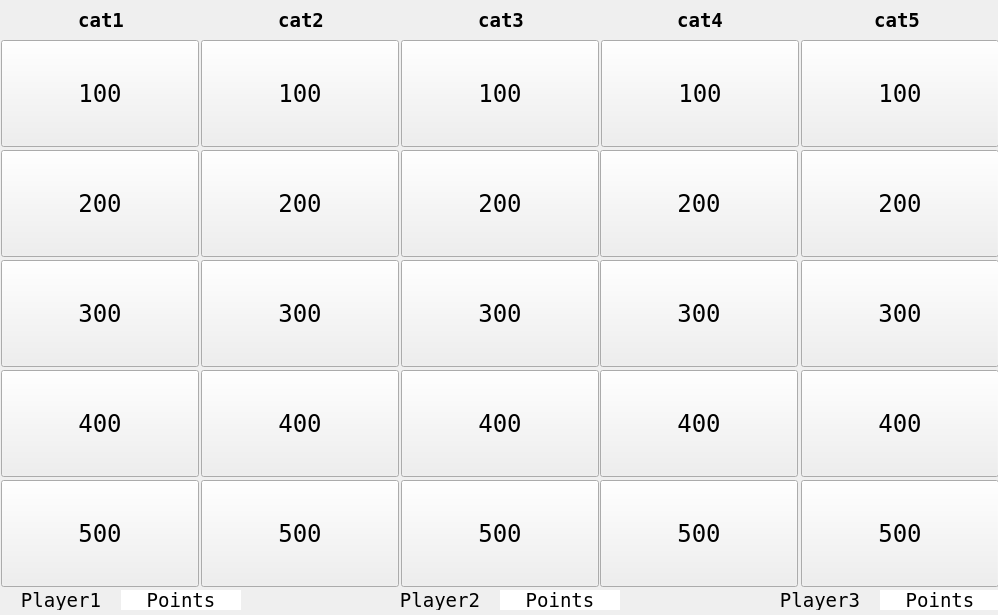
<?xml version="1.0" encoding="UTF-8"?>
<ui version="4.0">
 <class>gameField</class>
 <widget class="QWidget" name="gameField">
  <property name="geometry">
   <rect>
    <x>0</x>
    <y>0</y>
    <width>998</width>
    <height>615</height>
   </rect>
  </property>
  <property name="minimumSize">
   <size>
    <width>998</width>
    <height>615</height>
   </size>
  </property>
  <property name="mouseTracking">
   <bool>false</bool>
  </property>
  <property name="contextMenuPolicy">
   <enum>Qt::CustomContextMenu</enum>
  </property>
  <property name="windowTitle">
   <string>Jeopardy</string>
  </property>
  <property name="windowIcon">
   <iconset>
    <normaloff>Initialize</normaloff>Initialize</iconset>
  </property>
  <widget class="QPushButton" name="button_4_500">
   <property name="geometry">
    <rect>
     <x>600</x>
     <y>480</y>
     <width>198</width>
     <height>107</height>
    </rect>
   </property>
   <property name="font">
    <font>
     <family>Andale Mono</family>
     <pointsize>18</pointsize>
    </font>
   </property>
   <property name="text">
    <string>500</string>
   </property>
  </widget>
  <widget class="QPushButton" name="button_5_300">
   <property name="geometry">
    <rect>
     <x>801</x>
     <y>260</y>
     <width>198</width>
     <height>107</height>
    </rect>
   </property>
   <property name="font">
    <font>
     <family>Andale Mono</family>
     <pointsize>18</pointsize>
    </font>
   </property>
   <property name="text">
    <string>300</string>
   </property>
  </widget>
  <widget class="QPushButton" name="button_1_400">
   <property name="geometry">
    <rect>
     <x>1</x>
     <y>370</y>
     <width>198</width>
     <height>107</height>
    </rect>
   </property>
   <property name="font">
    <font>
     <family>Andale Mono</family>
     <pointsize>18</pointsize>
    </font>
   </property>
   <property name="text">
    <string>400</string>
   </property>
  </widget>
  <widget class="QLabel" name="category4">
   <property name="geometry">
    <rect>
     <x>600</x>
     <y>0</y>
     <width>200</width>
     <height>40</height>
    </rect>
   </property>
   <property name="font">
    <font>
     <family>Andale Mono</family>
     <pointsize>14</pointsize>
     <weight>75</weight>
     <bold>true</bold>
    </font>
   </property>
   <property name="text">
    <string>cat4</string>
   </property>
   <property name="alignment">
    <set>Qt::AlignCenter</set>
   </property>
  </widget>
  <widget class="QPushButton" name="button_3_300">
   <property name="geometry">
    <rect>
     <x>401</x>
     <y>260</y>
     <width>198</width>
     <height>107</height>
    </rect>
   </property>
   <property name="font">
    <font>
     <family>Andale Mono</family>
     <pointsize>18</pointsize>
    </font>
   </property>
   <property name="text">
    <string>300</string>
   </property>
  </widget>
  <widget class="QPushButton" name="button_4_400">
   <property name="geometry">
    <rect>
     <x>600</x>
     <y>370</y>
     <width>198</width>
     <height>107</height>
    </rect>
   </property>
   <property name="font">
    <font>
     <family>Andale Mono</family>
     <pointsize>18</pointsize>
    </font>
   </property>
   <property name="text">
    <string>400</string>
   </property>
  </widget>
  <widget class="QPushButton" name="button_1_300">
   <property name="geometry">
    <rect>
     <x>1</x>
     <y>260</y>
     <width>198</width>
     <height>107</height>
    </rect>
   </property>
   <property name="font">
    <font>
     <family>Andale Mono</family>
     <pointsize>18</pointsize>
    </font>
   </property>
   <property name="text">
    <string>300</string>
   </property>
  </widget>
  <widget class="QPushButton" name="button_5_500">
   <property name="geometry">
    <rect>
     <x>801</x>
     <y>480</y>
     <width>198</width>
     <height>107</height>
    </rect>
   </property>
   <property name="font">
    <font>
     <family>Andale Mono</family>
     <pointsize>18</pointsize>
    </font>
   </property>
   <property name="text">
    <string>500</string>
   </property>
  </widget>
  <widget class="QPushButton" name="button_4_200">
   <property name="geometry">
    <rect>
     <x>600</x>
     <y>150</y>
     <width>198</width>
     <height>107</height>
    </rect>
   </property>
   <property name="font">
    <font>
     <family>Andale Mono</family>
     <pointsize>18</pointsize>
    </font>
   </property>
   <property name="text">
    <string>200</string>
   </property>
  </widget>
  <widget class="QPushButton" name="button_4_300">
   <property name="geometry">
    <rect>
     <x>600</x>
     <y>260</y>
     <width>198</width>
     <height>107</height>
    </rect>
   </property>
   <property name="font">
    <font>
     <family>Andale Mono</family>
     <pointsize>18</pointsize>
    </font>
   </property>
   <property name="text">
    <string>300</string>
   </property>
  </widget>
  <widget class="QLabel" name="category3">
   <property name="geometry">
    <rect>
     <x>401</x>
     <y>0</y>
     <width>200</width>
     <height>40</height>
    </rect>
   </property>
   <property name="font">
    <font>
     <family>Andale Mono</family>
     <pointsize>14</pointsize>
     <weight>75</weight>
     <bold>true</bold>
    </font>
   </property>
   <property name="text">
    <string>cat3</string>
   </property>
   <property name="alignment">
    <set>Qt::AlignCenter</set>
   </property>
  </widget>
  <widget class="QPushButton" name="button_1_500">
   <property name="geometry">
    <rect>
     <x>1</x>
     <y>480</y>
     <width>198</width>
     <height>107</height>
    </rect>
   </property>
   <property name="font">
    <font>
     <family>Andale Mono</family>
     <pointsize>18</pointsize>
    </font>
   </property>
   <property name="text">
    <string>500</string>
   </property>
  </widget>
  <widget class="QPushButton" name="button_1_100">
   <property name="geometry">
    <rect>
     <x>1</x>
     <y>40</y>
     <width>198</width>
     <height>107</height>
    </rect>
   </property>
   <property name="font">
    <font>
     <family>Andale Mono</family>
     <pointsize>18</pointsize>
    </font>
   </property>
   <property name="text">
    <string>100</string>
   </property>
   <property name="flat">
    <bool>false</bool>
   </property>
  </widget>
  <widget class="QLabel" name="category2">
   <property name="geometry">
    <rect>
     <x>201</x>
     <y>0</y>
     <width>200</width>
     <height>40</height>
    </rect>
   </property>
   <property name="font">
    <font>
     <family>Andale Mono</family>
     <pointsize>14</pointsize>
     <weight>75</weight>
     <bold>true</bold>
    </font>
   </property>
   <property name="text">
    <string>cat2</string>
   </property>
   <property name="alignment">
    <set>Qt::AlignCenter</set>
   </property>
  </widget>
  <widget class="QPushButton" name="button_3_400">
   <property name="geometry">
    <rect>
     <x>401</x>
     <y>370</y>
     <width>198</width>
     <height>107</height>
    </rect>
   </property>
   <property name="font">
    <font>
     <family>Andale Mono</family>
     <pointsize>18</pointsize>
    </font>
   </property>
   <property name="text">
    <string>400</string>
   </property>
  </widget>
  <widget class="QPushButton" name="button_3_500">
   <property name="geometry">
    <rect>
     <x>401</x>
     <y>480</y>
     <width>198</width>
     <height>107</height>
    </rect>
   </property>
   <property name="font">
    <font>
     <family>Andale Mono</family>
     <pointsize>18</pointsize>
    </font>
   </property>
   <property name="text">
    <string>500</string>
   </property>
  </widget>
  <widget class="QPushButton" name="button_2_500">
   <property name="geometry">
    <rect>
     <x>201</x>
     <y>480</y>
     <width>198</width>
     <height>107</height>
    </rect>
   </property>
   <property name="font">
    <font>
     <family>Andale Mono</family>
     <pointsize>18</pointsize>
    </font>
   </property>
   <property name="text">
    <string>500</string>
   </property>
  </widget>
  <widget class="QLabel" name="category1">
   <property name="geometry">
    <rect>
     <x>1</x>
     <y>0</y>
     <width>200</width>
     <height>40</height>
    </rect>
   </property>
   <property name="font">
    <font>
     <family>Andale Mono</family>
     <pointsize>14</pointsize>
     <weight>75</weight>
     <bold>true</bold>
    </font>
   </property>
   <property name="text">
    <string>cat1</string>
   </property>
   <property name="alignment">
    <set>Qt::AlignCenter</set>
   </property>
  </widget>
  <widget class="QLabel" name="player2Name">
   <property name="geometry">
    <rect>
     <x>380</x>
     <y>590</y>
     <width>120</width>
     <height>20</height>
    </rect>
   </property>
   <property name="font">
    <font>
     <family>Andale Mono</family>
     <pointsize>14</pointsize>
     <weight>50</weight>
     <bold>false</bold>
    </font>
   </property>
   <property name="text">
    <string>Player2</string>
   </property>
   <property name="alignment">
    <set>Qt::AlignCenter</set>
   </property>
  </widget>
  <widget class="QPushButton" name="button_1_200">
   <property name="geometry">
    <rect>
     <x>1</x>
     <y>150</y>
     <width>198</width>
     <height>107</height>
    </rect>
   </property>
   <property name="font">
    <font>
     <family>Andale Mono</family>
     <pointsize>18</pointsize>
    </font>
   </property>
   <property name="cursor">
    <cursorShape>ArrowCursor</cursorShape>
   </property>
   <property name="text">
    <string>200</string>
   </property>
  </widget>
  <widget class="QLabel" name="player2Points">
   <property name="geometry">
    <rect>
     <x>500</x>
     <y>590</y>
     <width>120</width>
     <height>20</height>
    </rect>
   </property>
   <property name="palette">
    <palette>
     <active>
      <colorrole role="WindowText">
       <brush brushstyle="SolidPattern">
        <color alpha="255">
         <red>0</red>
         <green>0</green>
         <blue>0</blue>
        </color>
       </brush>
      </colorrole>
      <colorrole role="Button">
       <brush brushstyle="SolidPattern">
        <color alpha="255">
         <red>255</red>
         <green>255</green>
         <blue>255</blue>
        </color>
       </brush>
      </colorrole>
      <colorrole role="Light">
       <brush brushstyle="SolidPattern">
        <color alpha="255">
         <red>255</red>
         <green>255</green>
         <blue>255</blue>
        </color>
       </brush>
      </colorrole>
      <colorrole role="Midlight">
       <brush brushstyle="SolidPattern">
        <color alpha="255">
         <red>255</red>
         <green>255</green>
         <blue>255</blue>
        </color>
       </brush>
      </colorrole>
      <colorrole role="Dark">
       <brush brushstyle="SolidPattern">
        <color alpha="255">
         <red>127</red>
         <green>127</green>
         <blue>127</blue>
        </color>
       </brush>
      </colorrole>
      <colorrole role="Mid">
       <brush brushstyle="SolidPattern">
        <color alpha="255">
         <red>170</red>
         <green>170</green>
         <blue>170</blue>
        </color>
       </brush>
      </colorrole>
      <colorrole role="Text">
       <brush brushstyle="SolidPattern">
        <color alpha="255">
         <red>0</red>
         <green>0</green>
         <blue>0</blue>
        </color>
       </brush>
      </colorrole>
      <colorrole role="BrightText">
       <brush brushstyle="SolidPattern">
        <color alpha="255">
         <red>255</red>
         <green>255</green>
         <blue>255</blue>
        </color>
       </brush>
      </colorrole>
      <colorrole role="ButtonText">
       <brush brushstyle="SolidPattern">
        <color alpha="255">
         <red>0</red>
         <green>0</green>
         <blue>0</blue>
        </color>
       </brush>
      </colorrole>
      <colorrole role="Base">
       <brush brushstyle="SolidPattern">
        <color alpha="255">
         <red>255</red>
         <green>255</green>
         <blue>255</blue>
        </color>
       </brush>
      </colorrole>
      <colorrole role="Window">
       <brush brushstyle="SolidPattern">
        <color alpha="255">
         <red>255</red>
         <green>255</green>
         <blue>255</blue>
        </color>
       </brush>
      </colorrole>
      <colorrole role="Shadow">
       <brush brushstyle="SolidPattern">
        <color alpha="255">
         <red>0</red>
         <green>0</green>
         <blue>0</blue>
        </color>
       </brush>
      </colorrole>
      <colorrole role="AlternateBase">
       <brush brushstyle="SolidPattern">
        <color alpha="255">
         <red>255</red>
         <green>255</green>
         <blue>255</blue>
        </color>
       </brush>
      </colorrole>
      <colorrole role="ToolTipBase">
       <brush brushstyle="SolidPattern">
        <color alpha="255">
         <red>255</red>
         <green>255</green>
         <blue>220</blue>
        </color>
       </brush>
      </colorrole>
      <colorrole role="ToolTipText">
       <brush brushstyle="SolidPattern">
        <color alpha="255">
         <red>0</red>
         <green>0</green>
         <blue>0</blue>
        </color>
       </brush>
      </colorrole>
     </active>
     <inactive>
      <colorrole role="WindowText">
       <brush brushstyle="SolidPattern">
        <color alpha="255">
         <red>0</red>
         <green>0</green>
         <blue>0</blue>
        </color>
       </brush>
      </colorrole>
      <colorrole role="Button">
       <brush brushstyle="SolidPattern">
        <color alpha="255">
         <red>255</red>
         <green>255</green>
         <blue>255</blue>
        </color>
       </brush>
      </colorrole>
      <colorrole role="Light">
       <brush brushstyle="SolidPattern">
        <color alpha="255">
         <red>255</red>
         <green>255</green>
         <blue>255</blue>
        </color>
       </brush>
      </colorrole>
      <colorrole role="Midlight">
       <brush brushstyle="SolidPattern">
        <color alpha="255">
         <red>255</red>
         <green>255</green>
         <blue>255</blue>
        </color>
       </brush>
      </colorrole>
      <colorrole role="Dark">
       <brush brushstyle="SolidPattern">
        <color alpha="255">
         <red>127</red>
         <green>127</green>
         <blue>127</blue>
        </color>
       </brush>
      </colorrole>
      <colorrole role="Mid">
       <brush brushstyle="SolidPattern">
        <color alpha="255">
         <red>170</red>
         <green>170</green>
         <blue>170</blue>
        </color>
       </brush>
      </colorrole>
      <colorrole role="Text">
       <brush brushstyle="SolidPattern">
        <color alpha="255">
         <red>0</red>
         <green>0</green>
         <blue>0</blue>
        </color>
       </brush>
      </colorrole>
      <colorrole role="BrightText">
       <brush brushstyle="SolidPattern">
        <color alpha="255">
         <red>255</red>
         <green>255</green>
         <blue>255</blue>
        </color>
       </brush>
      </colorrole>
      <colorrole role="ButtonText">
       <brush brushstyle="SolidPattern">
        <color alpha="255">
         <red>0</red>
         <green>0</green>
         <blue>0</blue>
        </color>
       </brush>
      </colorrole>
      <colorrole role="Base">
       <brush brushstyle="SolidPattern">
        <color alpha="255">
         <red>255</red>
         <green>255</green>
         <blue>255</blue>
        </color>
       </brush>
      </colorrole>
      <colorrole role="Window">
       <brush brushstyle="SolidPattern">
        <color alpha="255">
         <red>255</red>
         <green>255</green>
         <blue>255</blue>
        </color>
       </brush>
      </colorrole>
      <colorrole role="Shadow">
       <brush brushstyle="SolidPattern">
        <color alpha="255">
         <red>0</red>
         <green>0</green>
         <blue>0</blue>
        </color>
       </brush>
      </colorrole>
      <colorrole role="AlternateBase">
       <brush brushstyle="SolidPattern">
        <color alpha="255">
         <red>255</red>
         <green>255</green>
         <blue>255</blue>
        </color>
       </brush>
      </colorrole>
      <colorrole role="ToolTipBase">
       <brush brushstyle="SolidPattern">
        <color alpha="255">
         <red>255</red>
         <green>255</green>
         <blue>220</blue>
        </color>
       </brush>
      </colorrole>
      <colorrole role="ToolTipText">
       <brush brushstyle="SolidPattern">
        <color alpha="255">
         <red>0</red>
         <green>0</green>
         <blue>0</blue>
        </color>
       </brush>
      </colorrole>
     </inactive>
     <disabled>
      <colorrole role="WindowText">
       <brush brushstyle="SolidPattern">
        <color alpha="255">
         <red>127</red>
         <green>127</green>
         <blue>127</blue>
        </color>
       </brush>
      </colorrole>
      <colorrole role="Button">
       <brush brushstyle="SolidPattern">
        <color alpha="255">
         <red>255</red>
         <green>255</green>
         <blue>255</blue>
        </color>
       </brush>
      </colorrole>
      <colorrole role="Light">
       <brush brushstyle="SolidPattern">
        <color alpha="255">
         <red>255</red>
         <green>255</green>
         <blue>255</blue>
        </color>
       </brush>
      </colorrole>
      <colorrole role="Midlight">
       <brush brushstyle="SolidPattern">
        <color alpha="255">
         <red>255</red>
         <green>255</green>
         <blue>255</blue>
        </color>
       </brush>
      </colorrole>
      <colorrole role="Dark">
       <brush brushstyle="SolidPattern">
        <color alpha="255">
         <red>127</red>
         <green>127</green>
         <blue>127</blue>
        </color>
       </brush>
      </colorrole>
      <colorrole role="Mid">
       <brush brushstyle="SolidPattern">
        <color alpha="255">
         <red>170</red>
         <green>170</green>
         <blue>170</blue>
        </color>
       </brush>
      </colorrole>
      <colorrole role="Text">
       <brush brushstyle="SolidPattern">
        <color alpha="255">
         <red>127</red>
         <green>127</green>
         <blue>127</blue>
        </color>
       </brush>
      </colorrole>
      <colorrole role="BrightText">
       <brush brushstyle="SolidPattern">
        <color alpha="255">
         <red>255</red>
         <green>255</green>
         <blue>255</blue>
        </color>
       </brush>
      </colorrole>
      <colorrole role="ButtonText">
       <brush brushstyle="SolidPattern">
        <color alpha="255">
         <red>127</red>
         <green>127</green>
         <blue>127</blue>
        </color>
       </brush>
      </colorrole>
      <colorrole role="Base">
       <brush brushstyle="SolidPattern">
        <color alpha="255">
         <red>255</red>
         <green>255</green>
         <blue>255</blue>
        </color>
       </brush>
      </colorrole>
      <colorrole role="Window">
       <brush brushstyle="SolidPattern">
        <color alpha="255">
         <red>255</red>
         <green>255</green>
         <blue>255</blue>
        </color>
       </brush>
      </colorrole>
      <colorrole role="Shadow">
       <brush brushstyle="SolidPattern">
        <color alpha="255">
         <red>0</red>
         <green>0</green>
         <blue>0</blue>
        </color>
       </brush>
      </colorrole>
      <colorrole role="AlternateBase">
       <brush brushstyle="SolidPattern">
        <color alpha="255">
         <red>255</red>
         <green>255</green>
         <blue>255</blue>
        </color>
       </brush>
      </colorrole>
      <colorrole role="ToolTipBase">
       <brush brushstyle="SolidPattern">
        <color alpha="255">
         <red>255</red>
         <green>255</green>
         <blue>220</blue>
        </color>
       </brush>
      </colorrole>
      <colorrole role="ToolTipText">
       <brush brushstyle="SolidPattern">
        <color alpha="255">
         <red>0</red>
         <green>0</green>
         <blue>0</blue>
        </color>
       </brush>
      </colorrole>
     </disabled>
    </palette>
   </property>
   <property name="font">
    <font>
     <family>Andale Mono</family>
     <pointsize>14</pointsize>
     <weight>50</weight>
     <bold>false</bold>
    </font>
   </property>
   <property name="styleSheet">
    <string notr="true">background-color: rgb(255, 255, 255);</string>
   </property>
   <property name="text">
    <string>Points</string>
   </property>
   <property name="alignment">
    <set>Qt::AlignCenter</set>
   </property>
  </widget>
  <widget class="QLabel" name="player3Points">
   <property name="geometry">
    <rect>
     <x>880</x>
     <y>590</y>
     <width>120</width>
     <height>20</height>
    </rect>
   </property>
   <property name="palette">
    <palette>
     <active>
      <colorrole role="WindowText">
       <brush brushstyle="SolidPattern">
        <color alpha="255">
         <red>0</red>
         <green>0</green>
         <blue>0</blue>
        </color>
       </brush>
      </colorrole>
      <colorrole role="Button">
       <brush brushstyle="SolidPattern">
        <color alpha="255">
         <red>255</red>
         <green>255</green>
         <blue>255</blue>
        </color>
       </brush>
      </colorrole>
      <colorrole role="Light">
       <brush brushstyle="SolidPattern">
        <color alpha="255">
         <red>255</red>
         <green>255</green>
         <blue>255</blue>
        </color>
       </brush>
      </colorrole>
      <colorrole role="Midlight">
       <brush brushstyle="SolidPattern">
        <color alpha="255">
         <red>255</red>
         <green>255</green>
         <blue>255</blue>
        </color>
       </brush>
      </colorrole>
      <colorrole role="Dark">
       <brush brushstyle="SolidPattern">
        <color alpha="255">
         <red>127</red>
         <green>127</green>
         <blue>127</blue>
        </color>
       </brush>
      </colorrole>
      <colorrole role="Mid">
       <brush brushstyle="SolidPattern">
        <color alpha="255">
         <red>170</red>
         <green>170</green>
         <blue>170</blue>
        </color>
       </brush>
      </colorrole>
      <colorrole role="Text">
       <brush brushstyle="SolidPattern">
        <color alpha="255">
         <red>0</red>
         <green>0</green>
         <blue>0</blue>
        </color>
       </brush>
      </colorrole>
      <colorrole role="BrightText">
       <brush brushstyle="SolidPattern">
        <color alpha="255">
         <red>255</red>
         <green>255</green>
         <blue>255</blue>
        </color>
       </brush>
      </colorrole>
      <colorrole role="ButtonText">
       <brush brushstyle="SolidPattern">
        <color alpha="255">
         <red>0</red>
         <green>0</green>
         <blue>0</blue>
        </color>
       </brush>
      </colorrole>
      <colorrole role="Base">
       <brush brushstyle="SolidPattern">
        <color alpha="255">
         <red>255</red>
         <green>255</green>
         <blue>255</blue>
        </color>
       </brush>
      </colorrole>
      <colorrole role="Window">
       <brush brushstyle="SolidPattern">
        <color alpha="255">
         <red>255</red>
         <green>255</green>
         <blue>255</blue>
        </color>
       </brush>
      </colorrole>
      <colorrole role="Shadow">
       <brush brushstyle="SolidPattern">
        <color alpha="255">
         <red>0</red>
         <green>0</green>
         <blue>0</blue>
        </color>
       </brush>
      </colorrole>
      <colorrole role="AlternateBase">
       <brush brushstyle="SolidPattern">
        <color alpha="255">
         <red>255</red>
         <green>255</green>
         <blue>255</blue>
        </color>
       </brush>
      </colorrole>
      <colorrole role="ToolTipBase">
       <brush brushstyle="SolidPattern">
        <color alpha="255">
         <red>255</red>
         <green>255</green>
         <blue>220</blue>
        </color>
       </brush>
      </colorrole>
      <colorrole role="ToolTipText">
       <brush brushstyle="SolidPattern">
        <color alpha="255">
         <red>0</red>
         <green>0</green>
         <blue>0</blue>
        </color>
       </brush>
      </colorrole>
     </active>
     <inactive>
      <colorrole role="WindowText">
       <brush brushstyle="SolidPattern">
        <color alpha="255">
         <red>0</red>
         <green>0</green>
         <blue>0</blue>
        </color>
       </brush>
      </colorrole>
      <colorrole role="Button">
       <brush brushstyle="SolidPattern">
        <color alpha="255">
         <red>255</red>
         <green>255</green>
         <blue>255</blue>
        </color>
       </brush>
      </colorrole>
      <colorrole role="Light">
       <brush brushstyle="SolidPattern">
        <color alpha="255">
         <red>255</red>
         <green>255</green>
         <blue>255</blue>
        </color>
       </brush>
      </colorrole>
      <colorrole role="Midlight">
       <brush brushstyle="SolidPattern">
        <color alpha="255">
         <red>255</red>
         <green>255</green>
         <blue>255</blue>
        </color>
       </brush>
      </colorrole>
      <colorrole role="Dark">
       <brush brushstyle="SolidPattern">
        <color alpha="255">
         <red>127</red>
         <green>127</green>
         <blue>127</blue>
        </color>
       </brush>
      </colorrole>
      <colorrole role="Mid">
       <brush brushstyle="SolidPattern">
        <color alpha="255">
         <red>170</red>
         <green>170</green>
         <blue>170</blue>
        </color>
       </brush>
      </colorrole>
      <colorrole role="Text">
       <brush brushstyle="SolidPattern">
        <color alpha="255">
         <red>0</red>
         <green>0</green>
         <blue>0</blue>
        </color>
       </brush>
      </colorrole>
      <colorrole role="BrightText">
       <brush brushstyle="SolidPattern">
        <color alpha="255">
         <red>255</red>
         <green>255</green>
         <blue>255</blue>
        </color>
       </brush>
      </colorrole>
      <colorrole role="ButtonText">
       <brush brushstyle="SolidPattern">
        <color alpha="255">
         <red>0</red>
         <green>0</green>
         <blue>0</blue>
        </color>
       </brush>
      </colorrole>
      <colorrole role="Base">
       <brush brushstyle="SolidPattern">
        <color alpha="255">
         <red>255</red>
         <green>255</green>
         <blue>255</blue>
        </color>
       </brush>
      </colorrole>
      <colorrole role="Window">
       <brush brushstyle="SolidPattern">
        <color alpha="255">
         <red>255</red>
         <green>255</green>
         <blue>255</blue>
        </color>
       </brush>
      </colorrole>
      <colorrole role="Shadow">
       <brush brushstyle="SolidPattern">
        <color alpha="255">
         <red>0</red>
         <green>0</green>
         <blue>0</blue>
        </color>
       </brush>
      </colorrole>
      <colorrole role="AlternateBase">
       <brush brushstyle="SolidPattern">
        <color alpha="255">
         <red>255</red>
         <green>255</green>
         <blue>255</blue>
        </color>
       </brush>
      </colorrole>
      <colorrole role="ToolTipBase">
       <brush brushstyle="SolidPattern">
        <color alpha="255">
         <red>255</red>
         <green>255</green>
         <blue>220</blue>
        </color>
       </brush>
      </colorrole>
      <colorrole role="ToolTipText">
       <brush brushstyle="SolidPattern">
        <color alpha="255">
         <red>0</red>
         <green>0</green>
         <blue>0</blue>
        </color>
       </brush>
      </colorrole>
     </inactive>
     <disabled>
      <colorrole role="WindowText">
       <brush brushstyle="SolidPattern">
        <color alpha="255">
         <red>127</red>
         <green>127</green>
         <blue>127</blue>
        </color>
       </brush>
      </colorrole>
      <colorrole role="Button">
       <brush brushstyle="SolidPattern">
        <color alpha="255">
         <red>255</red>
         <green>255</green>
         <blue>255</blue>
        </color>
       </brush>
      </colorrole>
      <colorrole role="Light">
       <brush brushstyle="SolidPattern">
        <color alpha="255">
         <red>255</red>
         <green>255</green>
         <blue>255</blue>
        </color>
       </brush>
      </colorrole>
      <colorrole role="Midlight">
       <brush brushstyle="SolidPattern">
        <color alpha="255">
         <red>255</red>
         <green>255</green>
         <blue>255</blue>
        </color>
       </brush>
      </colorrole>
      <colorrole role="Dark">
       <brush brushstyle="SolidPattern">
        <color alpha="255">
         <red>127</red>
         <green>127</green>
         <blue>127</blue>
        </color>
       </brush>
      </colorrole>
      <colorrole role="Mid">
       <brush brushstyle="SolidPattern">
        <color alpha="255">
         <red>170</red>
         <green>170</green>
         <blue>170</blue>
        </color>
       </brush>
      </colorrole>
      <colorrole role="Text">
       <brush brushstyle="SolidPattern">
        <color alpha="255">
         <red>127</red>
         <green>127</green>
         <blue>127</blue>
        </color>
       </brush>
      </colorrole>
      <colorrole role="BrightText">
       <brush brushstyle="SolidPattern">
        <color alpha="255">
         <red>255</red>
         <green>255</green>
         <blue>255</blue>
        </color>
       </brush>
      </colorrole>
      <colorrole role="ButtonText">
       <brush brushstyle="SolidPattern">
        <color alpha="255">
         <red>127</red>
         <green>127</green>
         <blue>127</blue>
        </color>
       </brush>
      </colorrole>
      <colorrole role="Base">
       <brush brushstyle="SolidPattern">
        <color alpha="255">
         <red>255</red>
         <green>255</green>
         <blue>255</blue>
        </color>
       </brush>
      </colorrole>
      <colorrole role="Window">
       <brush brushstyle="SolidPattern">
        <color alpha="255">
         <red>255</red>
         <green>255</green>
         <blue>255</blue>
        </color>
       </brush>
      </colorrole>
      <colorrole role="Shadow">
       <brush brushstyle="SolidPattern">
        <color alpha="255">
         <red>0</red>
         <green>0</green>
         <blue>0</blue>
        </color>
       </brush>
      </colorrole>
      <colorrole role="AlternateBase">
       <brush brushstyle="SolidPattern">
        <color alpha="255">
         <red>255</red>
         <green>255</green>
         <blue>255</blue>
        </color>
       </brush>
      </colorrole>
      <colorrole role="ToolTipBase">
       <brush brushstyle="SolidPattern">
        <color alpha="255">
         <red>255</red>
         <green>255</green>
         <blue>220</blue>
        </color>
       </brush>
      </colorrole>
      <colorrole role="ToolTipText">
       <brush brushstyle="SolidPattern">
        <color alpha="255">
         <red>0</red>
         <green>0</green>
         <blue>0</blue>
        </color>
       </brush>
      </colorrole>
     </disabled>
    </palette>
   </property>
   <property name="font">
    <font>
     <family>Andale Mono</family>
     <pointsize>14</pointsize>
     <weight>50</weight>
     <bold>false</bold>
    </font>
   </property>
   <property name="styleSheet">
    <string notr="true">background-color: rgb(255, 255, 255);</string>
   </property>
   <property name="text">
    <string>Points</string>
   </property>
   <property name="alignment">
    <set>Qt::AlignCenter</set>
   </property>
  </widget>
  <widget class="QLabel" name="category5">
   <property name="geometry">
    <rect>
     <x>797</x>
     <y>0</y>
     <width>200</width>
     <height>40</height>
    </rect>
   </property>
   <property name="font">
    <font>
     <family>Andale Mono</family>
     <pointsize>14</pointsize>
     <weight>75</weight>
     <bold>true</bold>
    </font>
   </property>
   <property name="text">
    <string>cat5</string>
   </property>
   <property name="alignment">
    <set>Qt::AlignCenter</set>
   </property>
  </widget>
  <widget class="QPushButton" name="button_3_200">
   <property name="geometry">
    <rect>
     <x>401</x>
     <y>150</y>
     <width>198</width>
     <height>107</height>
    </rect>
   </property>
   <property name="font">
    <font>
     <family>Andale Mono</family>
     <pointsize>18</pointsize>
    </font>
   </property>
   <property name="text">
    <string>200</string>
   </property>
  </widget>
  <widget class="QPushButton" name="button_3_100">
   <property name="geometry">
    <rect>
     <x>401</x>
     <y>40</y>
     <width>198</width>
     <height>107</height>
    </rect>
   </property>
   <property name="font">
    <font>
     <family>Andale Mono</family>
     <pointsize>18</pointsize>
    </font>
   </property>
   <property name="text">
    <string>100</string>
   </property>
  </widget>
  <widget class="QPushButton" name="button_2_300">
   <property name="geometry">
    <rect>
     <x>201</x>
     <y>260</y>
     <width>198</width>
     <height>107</height>
    </rect>
   </property>
   <property name="font">
    <font>
     <family>Andale Mono</family>
     <pointsize>18</pointsize>
    </font>
   </property>
   <property name="text">
    <string>300</string>
   </property>
  </widget>
  <widget class="QPushButton" name="button_2_400">
   <property name="geometry">
    <rect>
     <x>201</x>
     <y>370</y>
     <width>198</width>
     <height>107</height>
    </rect>
   </property>
   <property name="font">
    <font>
     <family>Andale Mono</family>
     <pointsize>18</pointsize>
    </font>
   </property>
   <property name="text">
    <string>400</string>
   </property>
  </widget>
  <widget class="QPushButton" name="button_5_100">
   <property name="geometry">
    <rect>
     <x>801</x>
     <y>40</y>
     <width>198</width>
     <height>107</height>
    </rect>
   </property>
   <property name="font">
    <font>
     <family>Andale Mono</family>
     <pointsize>18</pointsize>
    </font>
   </property>
   <property name="text">
    <string>100</string>
   </property>
  </widget>
  <widget class="QPushButton" name="button_5_400">
   <property name="geometry">
    <rect>
     <x>801</x>
     <y>370</y>
     <width>198</width>
     <height>107</height>
    </rect>
   </property>
   <property name="font">
    <font>
     <family>Andale Mono</family>
     <pointsize>18</pointsize>
    </font>
   </property>
   <property name="text">
    <string>400</string>
   </property>
  </widget>
  <widget class="QLabel" name="player1Points">
   <property name="geometry">
    <rect>
     <x>121</x>
     <y>590</y>
     <width>120</width>
     <height>20</height>
    </rect>
   </property>
   <property name="palette">
    <palette>
     <active>
      <colorrole role="WindowText">
       <brush brushstyle="SolidPattern">
        <color alpha="255">
         <red>0</red>
         <green>0</green>
         <blue>0</blue>
        </color>
       </brush>
      </colorrole>
      <colorrole role="Button">
       <brush brushstyle="SolidPattern">
        <color alpha="255">
         <red>255</red>
         <green>255</green>
         <blue>255</blue>
        </color>
       </brush>
      </colorrole>
      <colorrole role="Light">
       <brush brushstyle="SolidPattern">
        <color alpha="255">
         <red>255</red>
         <green>255</green>
         <blue>255</blue>
        </color>
       </brush>
      </colorrole>
      <colorrole role="Midlight">
       <brush brushstyle="SolidPattern">
        <color alpha="255">
         <red>255</red>
         <green>255</green>
         <blue>255</blue>
        </color>
       </brush>
      </colorrole>
      <colorrole role="Dark">
       <brush brushstyle="SolidPattern">
        <color alpha="255">
         <red>127</red>
         <green>127</green>
         <blue>127</blue>
        </color>
       </brush>
      </colorrole>
      <colorrole role="Mid">
       <brush brushstyle="SolidPattern">
        <color alpha="255">
         <red>170</red>
         <green>170</green>
         <blue>170</blue>
        </color>
       </brush>
      </colorrole>
      <colorrole role="Text">
       <brush brushstyle="SolidPattern">
        <color alpha="255">
         <red>0</red>
         <green>0</green>
         <blue>0</blue>
        </color>
       </brush>
      </colorrole>
      <colorrole role="BrightText">
       <brush brushstyle="SolidPattern">
        <color alpha="255">
         <red>255</red>
         <green>255</green>
         <blue>255</blue>
        </color>
       </brush>
      </colorrole>
      <colorrole role="ButtonText">
       <brush brushstyle="SolidPattern">
        <color alpha="255">
         <red>0</red>
         <green>0</green>
         <blue>0</blue>
        </color>
       </brush>
      </colorrole>
      <colorrole role="Base">
       <brush brushstyle="SolidPattern">
        <color alpha="255">
         <red>255</red>
         <green>255</green>
         <blue>255</blue>
        </color>
       </brush>
      </colorrole>
      <colorrole role="Window">
       <brush brushstyle="SolidPattern">
        <color alpha="255">
         <red>255</red>
         <green>255</green>
         <blue>255</blue>
        </color>
       </brush>
      </colorrole>
      <colorrole role="Shadow">
       <brush brushstyle="SolidPattern">
        <color alpha="255">
         <red>0</red>
         <green>0</green>
         <blue>0</blue>
        </color>
       </brush>
      </colorrole>
      <colorrole role="AlternateBase">
       <brush brushstyle="SolidPattern">
        <color alpha="255">
         <red>255</red>
         <green>255</green>
         <blue>255</blue>
        </color>
       </brush>
      </colorrole>
      <colorrole role="ToolTipBase">
       <brush brushstyle="SolidPattern">
        <color alpha="255">
         <red>255</red>
         <green>255</green>
         <blue>220</blue>
        </color>
       </brush>
      </colorrole>
      <colorrole role="ToolTipText">
       <brush brushstyle="SolidPattern">
        <color alpha="255">
         <red>0</red>
         <green>0</green>
         <blue>0</blue>
        </color>
       </brush>
      </colorrole>
     </active>
     <inactive>
      <colorrole role="WindowText">
       <brush brushstyle="SolidPattern">
        <color alpha="255">
         <red>0</red>
         <green>0</green>
         <blue>0</blue>
        </color>
       </brush>
      </colorrole>
      <colorrole role="Button">
       <brush brushstyle="SolidPattern">
        <color alpha="255">
         <red>255</red>
         <green>255</green>
         <blue>255</blue>
        </color>
       </brush>
      </colorrole>
      <colorrole role="Light">
       <brush brushstyle="SolidPattern">
        <color alpha="255">
         <red>255</red>
         <green>255</green>
         <blue>255</blue>
        </color>
       </brush>
      </colorrole>
      <colorrole role="Midlight">
       <brush brushstyle="SolidPattern">
        <color alpha="255">
         <red>255</red>
         <green>255</green>
         <blue>255</blue>
        </color>
       </brush>
      </colorrole>
      <colorrole role="Dark">
       <brush brushstyle="SolidPattern">
        <color alpha="255">
         <red>127</red>
         <green>127</green>
         <blue>127</blue>
        </color>
       </brush>
      </colorrole>
      <colorrole role="Mid">
       <brush brushstyle="SolidPattern">
        <color alpha="255">
         <red>170</red>
         <green>170</green>
         <blue>170</blue>
        </color>
       </brush>
      </colorrole>
      <colorrole role="Text">
       <brush brushstyle="SolidPattern">
        <color alpha="255">
         <red>0</red>
         <green>0</green>
         <blue>0</blue>
        </color>
       </brush>
      </colorrole>
      <colorrole role="BrightText">
       <brush brushstyle="SolidPattern">
        <color alpha="255">
         <red>255</red>
         <green>255</green>
         <blue>255</blue>
        </color>
       </brush>
      </colorrole>
      <colorrole role="ButtonText">
       <brush brushstyle="SolidPattern">
        <color alpha="255">
         <red>0</red>
         <green>0</green>
         <blue>0</blue>
        </color>
       </brush>
      </colorrole>
      <colorrole role="Base">
       <brush brushstyle="SolidPattern">
        <color alpha="255">
         <red>255</red>
         <green>255</green>
         <blue>255</blue>
        </color>
       </brush>
      </colorrole>
      <colorrole role="Window">
       <brush brushstyle="SolidPattern">
        <color alpha="255">
         <red>255</red>
         <green>255</green>
         <blue>255</blue>
        </color>
       </brush>
      </colorrole>
      <colorrole role="Shadow">
       <brush brushstyle="SolidPattern">
        <color alpha="255">
         <red>0</red>
         <green>0</green>
         <blue>0</blue>
        </color>
       </brush>
      </colorrole>
      <colorrole role="AlternateBase">
       <brush brushstyle="SolidPattern">
        <color alpha="255">
         <red>255</red>
         <green>255</green>
         <blue>255</blue>
        </color>
       </brush>
      </colorrole>
      <colorrole role="ToolTipBase">
       <brush brushstyle="SolidPattern">
        <color alpha="255">
         <red>255</red>
         <green>255</green>
         <blue>220</blue>
        </color>
       </brush>
      </colorrole>
      <colorrole role="ToolTipText">
       <brush brushstyle="SolidPattern">
        <color alpha="255">
         <red>0</red>
         <green>0</green>
         <blue>0</blue>
        </color>
       </brush>
      </colorrole>
     </inactive>
     <disabled>
      <colorrole role="WindowText">
       <brush brushstyle="SolidPattern">
        <color alpha="255">
         <red>127</red>
         <green>127</green>
         <blue>127</blue>
        </color>
       </brush>
      </colorrole>
      <colorrole role="Button">
       <brush brushstyle="SolidPattern">
        <color alpha="255">
         <red>255</red>
         <green>255</green>
         <blue>255</blue>
        </color>
       </brush>
      </colorrole>
      <colorrole role="Light">
       <brush brushstyle="SolidPattern">
        <color alpha="255">
         <red>255</red>
         <green>255</green>
         <blue>255</blue>
        </color>
       </brush>
      </colorrole>
      <colorrole role="Midlight">
       <brush brushstyle="SolidPattern">
        <color alpha="255">
         <red>255</red>
         <green>255</green>
         <blue>255</blue>
        </color>
       </brush>
      </colorrole>
      <colorrole role="Dark">
       <brush brushstyle="SolidPattern">
        <color alpha="255">
         <red>127</red>
         <green>127</green>
         <blue>127</blue>
        </color>
       </brush>
      </colorrole>
      <colorrole role="Mid">
       <brush brushstyle="SolidPattern">
        <color alpha="255">
         <red>170</red>
         <green>170</green>
         <blue>170</blue>
        </color>
       </brush>
      </colorrole>
      <colorrole role="Text">
       <brush brushstyle="SolidPattern">
        <color alpha="255">
         <red>127</red>
         <green>127</green>
         <blue>127</blue>
        </color>
       </brush>
      </colorrole>
      <colorrole role="BrightText">
       <brush brushstyle="SolidPattern">
        <color alpha="255">
         <red>255</red>
         <green>255</green>
         <blue>255</blue>
        </color>
       </brush>
      </colorrole>
      <colorrole role="ButtonText">
       <brush brushstyle="SolidPattern">
        <color alpha="255">
         <red>127</red>
         <green>127</green>
         <blue>127</blue>
        </color>
       </brush>
      </colorrole>
      <colorrole role="Base">
       <brush brushstyle="SolidPattern">
        <color alpha="255">
         <red>255</red>
         <green>255</green>
         <blue>255</blue>
        </color>
       </brush>
      </colorrole>
      <colorrole role="Window">
       <brush brushstyle="SolidPattern">
        <color alpha="255">
         <red>255</red>
         <green>255</green>
         <blue>255</blue>
        </color>
       </brush>
      </colorrole>
      <colorrole role="Shadow">
       <brush brushstyle="SolidPattern">
        <color alpha="255">
         <red>0</red>
         <green>0</green>
         <blue>0</blue>
        </color>
       </brush>
      </colorrole>
      <colorrole role="AlternateBase">
       <brush brushstyle="SolidPattern">
        <color alpha="255">
         <red>255</red>
         <green>255</green>
         <blue>255</blue>
        </color>
       </brush>
      </colorrole>
      <colorrole role="ToolTipBase">
       <brush brushstyle="SolidPattern">
        <color alpha="255">
         <red>255</red>
         <green>255</green>
         <blue>220</blue>
        </color>
       </brush>
      </colorrole>
      <colorrole role="ToolTipText">
       <brush brushstyle="SolidPattern">
        <color alpha="255">
         <red>0</red>
         <green>0</green>
         <blue>0</blue>
        </color>
       </brush>
      </colorrole>
     </disabled>
    </palette>
   </property>
   <property name="font">
    <font>
     <family>Andale Mono</family>
     <pointsize>14</pointsize>
     <weight>50</weight>
     <bold>false</bold>
    </font>
   </property>
   <property name="styleSheet">
    <string notr="true">background-color: rgb(255, 255, 255);</string>
   </property>
   <property name="text">
    <string>Points</string>
   </property>
   <property name="alignment">
    <set>Qt::AlignCenter</set>
   </property>
  </widget>
  <widget class="QPushButton" name="button_4_100">
   <property name="geometry">
    <rect>
     <x>601</x>
     <y>40</y>
     <width>198</width>
     <height>107</height>
    </rect>
   </property>
   <property name="font">
    <font>
     <family>Andale Mono</family>
     <pointsize>18</pointsize>
    </font>
   </property>
   <property name="text">
    <string>100</string>
   </property>
  </widget>
  <widget class="QPushButton" name="button_2_100">
   <property name="geometry">
    <rect>
     <x>201</x>
     <y>40</y>
     <width>198</width>
     <height>107</height>
    </rect>
   </property>
   <property name="font">
    <font>
     <family>Andale Mono</family>
     <pointsize>18</pointsize>
    </font>
   </property>
   <property name="text">
    <string>100</string>
   </property>
  </widget>
  <widget class="QLabel" name="player3Name">
   <property name="geometry">
    <rect>
     <x>760</x>
     <y>590</y>
     <width>120</width>
     <height>20</height>
    </rect>
   </property>
   <property name="font">
    <font>
     <family>Andale Mono</family>
     <pointsize>14</pointsize>
     <weight>50</weight>
     <bold>false</bold>
    </font>
   </property>
   <property name="text">
    <string>Player3</string>
   </property>
   <property name="alignment">
    <set>Qt::AlignCenter</set>
   </property>
  </widget>
  <widget class="QPushButton" name="button_5_200">
   <property name="geometry">
    <rect>
     <x>801</x>
     <y>150</y>
     <width>198</width>
     <height>107</height>
    </rect>
   </property>
   <property name="font">
    <font>
     <family>Andale Mono</family>
     <pointsize>18</pointsize>
    </font>
   </property>
   <property name="text">
    <string>200</string>
   </property>
  </widget>
  <widget class="QLabel" name="player1Name">
   <property name="geometry">
    <rect>
     <x>1</x>
     <y>590</y>
     <width>120</width>
     <height>20</height>
    </rect>
   </property>
   <property name="font">
    <font>
     <family>Andale Mono</family>
     <pointsize>14</pointsize>
     <weight>50</weight>
     <bold>false</bold>
    </font>
   </property>
   <property name="text">
    <string>Player1</string>
   </property>
   <property name="alignment">
    <set>Qt::AlignCenter</set>
   </property>
  </widget>
  <widget class="QPushButton" name="button_2_200">
   <property name="geometry">
    <rect>
     <x>201</x>
     <y>150</y>
     <width>198</width>
     <height>107</height>
    </rect>
   </property>
   <property name="font">
    <font>
     <family>Andale Mono</family>
     <pointsize>18</pointsize>
    </font>
   </property>
   <property name="text">
    <string>200</string>
   </property>
  </widget>
 </widget>
 <resources/>
 <connections/>
</ui>
